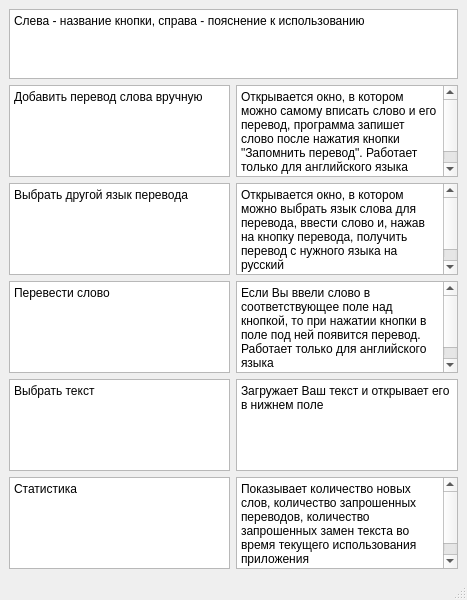
<?xml version="1.0" encoding="UTF-8"?>
<ui version="4.0">
 <class>MainWindow</class>
 <widget class="QMainWindow" name="MainWindow">
  <property name="geometry">
   <rect>
    <x>0</x>
    <y>0</y>
    <width>467</width>
    <height>596</height>
   </rect>
  </property>
  <property name="windowTitle">
   <string>MainWindow</string>
  </property>
  <widget class="QWidget" name="centralwidget">
   <property name="minimumSize">
    <size>
     <width>467</width>
     <height>578</height>
    </size>
   </property>
   <layout class="QGridLayout" name="gridLayout" rowstretch="1,5,5,5,5,5">
    <item row="1" column="1">
     <widget class="QPlainTextEdit" name="plainTextEdit">
      <property name="plainText">
       <string>Открывается окно, в котором можно самому вписать слово и его перевод, программа запишет слово после нажатия кнопки &quot;Запомнить перевод&quot;. Работает только для английского языка</string>
      </property>
     </widget>
    </item>
    <item row="1" column="0">
     <widget class="QPlainTextEdit" name="plainTextEdit_0">
      <property name="plainText">
       <string>Добавить перевод слова вручную</string>
      </property>
     </widget>
    </item>
    <item row="5" column="1">
     <widget class="QPlainTextEdit" name="plainTextEdit_1">
      <property name="plainText">
       <string>Показывает количество новых слов, количество запрошенных переводов, количество запрошенных замен текста во время текущего использования приложения</string>
      </property>
     </widget>
    </item>
    <item row="2" column="0">
     <widget class="QPlainTextEdit" name="plainTextEdit_2">
      <property name="plainText">
       <string>Выбрать другой язык перевода</string>
      </property>
     </widget>
    </item>
    <item row="2" column="1">
     <widget class="QPlainTextEdit" name="plainTextEdit_3">
      <property name="plainText">
       <string>Открывается окно, в котором можно выбрать язык слова для перевода, ввести слово и, нажав на кнопку перевода, получить перевод с нужного языка на русский</string>
      </property>
     </widget>
    </item>
    <item row="3" column="0">
     <widget class="QPlainTextEdit" name="plainTextEdit_4">
      <property name="plainText">
       <string>Перевести слово</string>
      </property>
     </widget>
    </item>
    <item row="3" column="1">
     <widget class="QPlainTextEdit" name="plainTextEdit_5">
      <property name="plainText">
       <string>Если Вы ввели слово в соответствующее поле над кнопкой, то при нажатии кнопки в поле под ней появится перевод. Работает только для английского языка</string>
      </property>
     </widget>
    </item>
    <item row="4" column="0">
     <widget class="QPlainTextEdit" name="plainTextEdit_7">
      <property name="plainText">
       <string>Выбрать текст</string>
      </property>
     </widget>
    </item>
    <item row="4" column="1">
     <widget class="QPlainTextEdit" name="plainTextEdit_8">
      <property name="plainText">
       <string>Загружает Ваш текст и открывает его в нижнем поле</string>
      </property>
     </widget>
    </item>
    <item row="0" column="0" colspan="2">
     <widget class="QPlainTextEdit" name="plainTextEdit_6">
      <property name="plainText">
       <string>Слева - название кнопки, справа - пояснение к использованию</string>
      </property>
     </widget>
    </item>
    <item row="5" column="0">
     <widget class="QPlainTextEdit" name="plainTextEdit_9">
      <property name="plainText">
       <string>Статистика</string>
      </property>
     </widget>
    </item>
   </layout>
  </widget>
  <widget class="QStatusBar" name="statusbar"/>
 </widget>
 <resources/>
 <connections/>
</ui>
